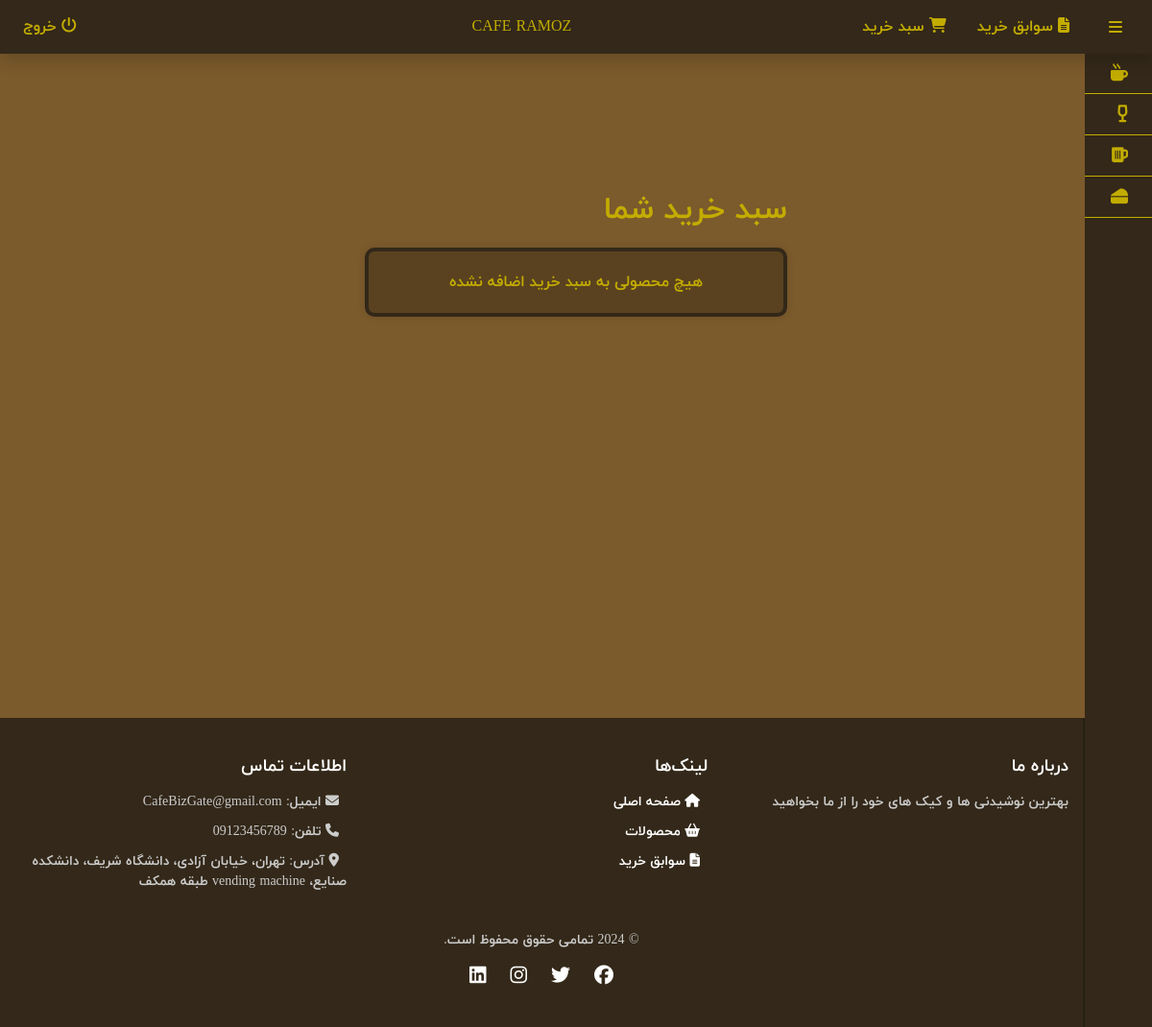
The page /cart/ (signed in) on the database as committed earlier.
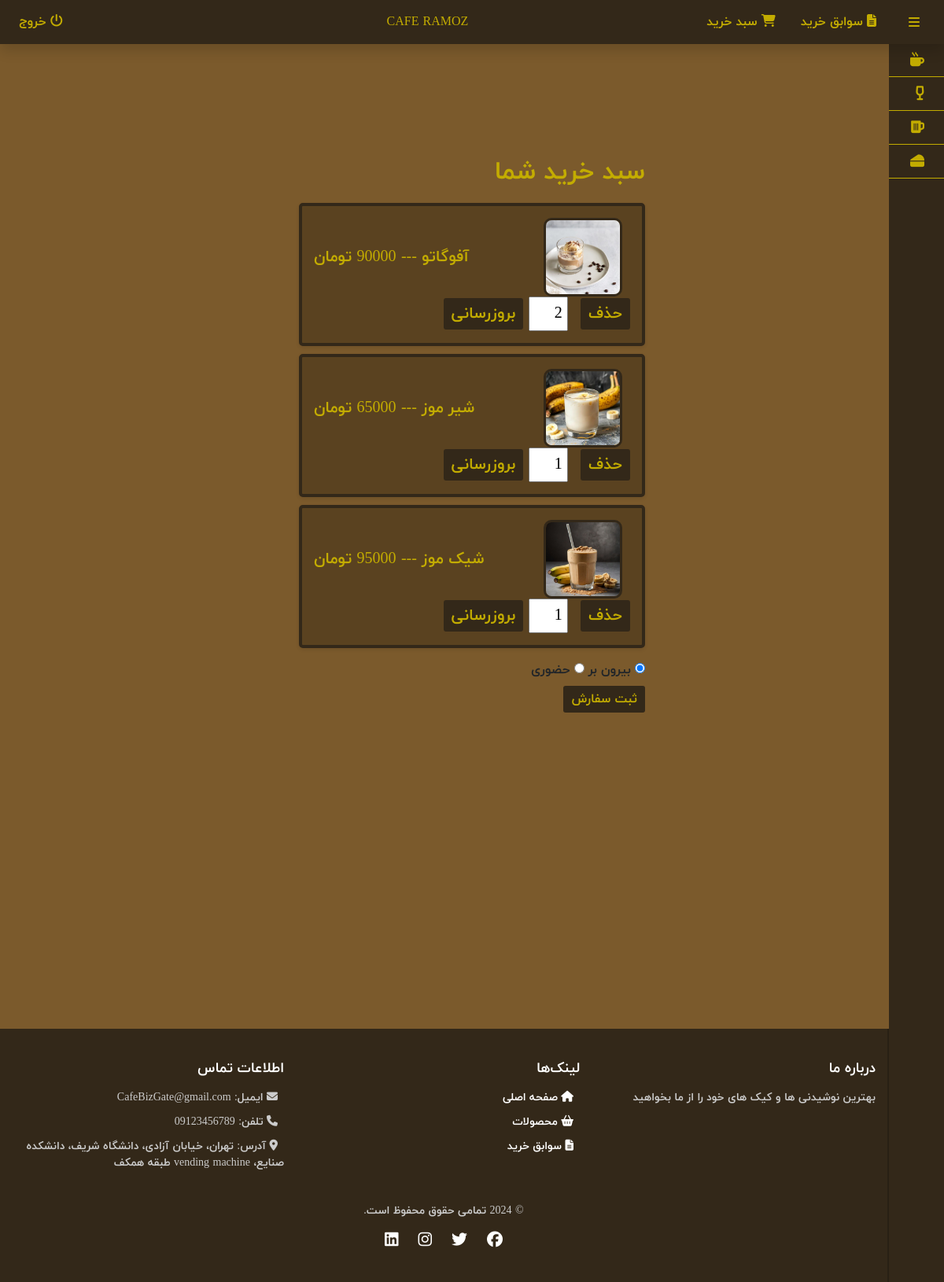
The same page on the database as committed later.
### web/models.py (models this page shows, shortened)
class Orders_Product(models.Model):
    id = models.AutoField(primary_key=True, unique=True)
    orders_order_id = models.ForeignKey(Orders, on_delete=models.CASCADE)
    product_id = models.ForeignKey(Product, on_delete=models.CASCADE)
    quantity = models.PositiveIntegerField(default=1)

class Product(models.Model):
    id = models.AutoField(primary_key=True, unique=True)
    name = models.CharField(max_length=255, unique=True, validators=[RegexValidator(regex="^[a-zA-Z0-9آ-ی ]+$")])
    price = models.IntegerField()
    image = models.ImageField(upload_to='images/')
    COLD_DRINK = 'CD'
    HOT_DRINK = 'HD'
    TEA = 'TI'
    CAKE = 'CK'
    CATEGORY_CHOICES = [
        (COLD_DRINK, 'نوشیدنی سرد'),
        (HOT_DRINK, 'نوشیدنی گرم'),
        (TEA, 'چای و دمنوش'),
        (CAKE, 'کیک'),
    ]
    category = models.CharField(max_length=2, choices=CATEGORY_CHOICES, default=CAKE)

### web/views.py (the view, shortened to what this page needs)
# urls.py: path('cart/', views.cart, name='cart'),
@login_required(login_url='login')
@transaction.atomic
def cart(request):
    user_orders = Orders.objects.filter(username=request.user.custom_user, type=False)
    user_order = user_orders[0] if user_orders.exists() else None
    context = {
        'cart_items': user_order.orders_product_set.all() if user_order else [],
    }
    return render(request, 'cart.html', context)

### web/templates/cart.html (shortened to what this page needs)
{%load static%}
<html lang="en">
<head>
    <link rel="stylesheet" href="https://cdnjs.cloudflare.com/ajax/libs/font-awesome/6.0.0-beta3/css/all.min.css">
    <link rel="stylesheet" href="{% static 'css/bootstrap.fa.min.css'%}">
    <link rel="stylesheet" href="{% static 'css/main.css'%}">
</head>
<body>
    <div class="wrapper hover_collapse">
        <nav class="navbar navbar-expand shadow fixed-top">
            <div class="nav-item" style="margin-right: 15px;">
                <a class="hamburger"><i class="fas fa-bars"></i></a>
            </div>
            <ul class="navbar-nav blocking" style="margin-right: 25px;">
                <li class="nav-item mx-2">
                    <a href="{% url 'order_history' %}" class="nav-link"><i class="fas">	&#xf15c;</i> سوابق خرید</a>
                </li>
                <li class="nav-item mx-2">
                    <a href="{% url 'cart' %}" class="nav-link"><i class="fas">	&#xf07a;</i> سبد خرید</a>
                </li>
            </ul>
            <div class="navbar-nav mr-auto cafe">
                <a href="{% url 'index' %}" class="nav-link">CAFE RAMOZ</a>
              </div>
            <div class="navbar-nav nav-item mr-auto blocking">
                {% if user.is_authenticated %}
                    <a href="{% url 'logout' %}" class="nav-link"><i class="fas">&#xf011;</i> خروج</a>
                {% else %}
                    <a href="{% url 'login' %}" class="nav-link"><i class="fas">&#xf2f6;</i> ورود به حساب کاربری</a>
                {% endif %}
            </div>
        </nav>
            <div class="sidebar">
                <div class="sidebar_inner">
                <ul>
                    <li>
                        <a href="{% url "products_with_category" 'HD' %}">
                            <span class="icon"><i class="fas"> &#xf7b6;</i></span>
                        </a>
                    </li>
                    <li>
                        <a href="{% url "products_with_category" 'CD' %}">
                            <span class="icon"><i class="fas"> &#xf5ce; </i></span>
                        </a>
                    </li>
                    <li>
                        <a href="{% url "products_with_category" 'TI' %}">
                            <span class="icon"><i class="fas"> &#xf0fc;</i></span>
                        </a>
                    </li>
                    <li>
                        <a href="{% url "products_with_category" 'CK' %}">
                            <span class="icon"><i class="fas"> &#xf7ef;</i></span>
                        </a>
                    </li>
                </ul>
                </div>
            </div>
            <div class="sabad-container">
                <div class="sabad">
                    <h2>سبد خرید شما</h2>
                    {% if cart_items %}
                    <ul>
                    {% for item in cart_items %}
                    <li>
                        <img src="{{ item.product_id.image.url }}" alt="{{ item.product_id.name }}">
                        {{ item.product_id.name }} --- {{ item.product_id.price }} تومان
                        <div>
                            <form method="POST" action="{% url 'remove_from_cart' item.product_id.id %}" style="display: inline;">
                                <button type="submit">حذف</button>
                            </form>
                            <form method="POST" class="update-cart-form" action="{% url 'cart' %}" data-url="{% url 'cart' %}" style="display: inline;">
                                <input type="number" name="quantity" value="{{ item.quantity }}" min="1">
                                <button type="submit" name="update_quantity">بروزرسانی</button>
                            </form>
                        </div>
                    </li>
                    {% endfor %}
                    </ul>
                    <form method="POST" action="{% url 'cart' %}" id="place-order-form" >
                        <div>
                            <label>
                                <input type="radio" name="purchase_type" value="TA" checked>
                                بیرون بر
                            </label>
                            <label>
                                <input type="radio" name="purchase_type" value="IS">
                                حضوری
                            </label>
                        </div>
                        <button type="submit" name="place_order">ثبت سفارش</button>
                    </form>
                    {% else %}
                        <p class="empty-cart">هیچ محصولی به سبد خرید اضافه نشده</p>
                    {% endif %}
                </div>
            </div>
            <div style="height: 300px;"></div>
            <footer class="footer" style="background-color: #332819; border-right: #282014 solid 2px;">
                <div class="container">
                    <div class="row">
                        <div class="col-md-4">
                            <h5>درباره ما</h5>
                            <p>بهترین نوشیدنی ها و کیک های خود را از ما بخواهید</p>
                        </div>
                        <div class="col-md-4">
                            <h5>لینک‌ها</h5>
                            <ul class="list-unstyled">
                                <li><a href="{% url 'index' %}"><i class="fas fa-home"></i> صفحه اصلی</a></li>
                                <li><a href="{% url 'products' %}"><i class="fas">&#xf291;</i> محصولات</a></li>
                                <li><a href="{% url 'order_history' %}"><i class="fas">&#xf15c;</i> سوابق خرید</a></li>
                            </ul>
                        </div>
                        <div class="col-md-4">
                            <h5>اطلاعات تماس</h5>
                            <ul class="list-unstyled">
                                <li><i class="fas fa-envelope"></i> ایمیل: CafeBizGate@gmail.com</li>
                                <li><i class="fas fa-phone"></i> تلفن: 09123456789</li>
                                <li><i class="fas fa-map-marker-alt"></i> آدرس: تهران، خیابان آزادی، دانشگاه شریف، دانشکده صنایع، vending machine طبقه همکف</li>
                            </ul>
                        </div>
                    </div>
                    <div class="text-center mt-4">
                        <p>&copy; 2024 تمامی حقوق محفوظ است.</p>
                        <div>
                            <a href="#"><i class="fab fa-facebook fa-lg"></i></a>
                            <a href="#"><i class="fab fa-twitter fa-lg"></i></a>
                            <a href="#"><i class="fab fa-instagram fa-lg"></i></a>
                            <a href="#"><i class="fab fa-linkedin fa-lg"></i></a>
                        </div>
                    </div>
                </div>
            </footer>
    </div>
</body>
</html>

### static/css/main.css (style rules this page uses)
* { font-family: yekan; margin: 0; padding: 0; box-sizing: border-box; list-style: none; text-decoration: none; }
body { background-color: #7b5a2c; }
.navbar { background-color: #332819; }
.sidebar { position: fixed; top: 55px; right: 0; width: 250px; height: 100%; background: #332819; }
.sidebar ul li a { display: block; padding: 12px 25px; border-bottom: 1px solid #c3ac00; color: #c3ac00; text-decoration: none; transition: all 0.4s ease; }
.sidebar ul li a .icon { font-size: 18px; vertical-align: middle; transition: background 0.4s ease; }
.hover_collapse .sidebar { width: 70px; }
.hover_collapse .footer { margin-right:70px; }
.navbar .hamburger { cursor: pointer; color: #c3ac00; }
.nav-link { color:#c3ac00; }
.cafe { margin-left: 10%; }
.footer { margin-right: 250px; background-color: #333; color: #fff; padding: 40px 0; }
.footer h5 { font-size: 18px; margin-bottom: 15px; color: #fff; }
.footer p,.footer ul,.footer li { font-size: 14px; color: #ccc; }
.footer a { color: #fff; text-decoration: none; }
.footer .container { max-width: 1200px; margin: auto; }
.footer .row { display: flex; flex-wrap: wrap; justify-content: space-between; }
.footer ul { padding-left: 0; list-style: none; }
.footer ul li { margin-bottom: 10px; }
.footer ul li i { margin-right: 8px; }
.footer .text-center { text-align: center; margin-top: 40px; }
.footer .text-center a { color: #fff; margin: 0 10px; transition: color 0.2s; }

### web/templates/cart.html (style rules this page uses)
body { font-family: Arial, sans-serif; display: flex; flex-direction: column; min-height: 100vh; margin: 0; }
.wrapper { flex: 1; display: flex; flex-direction: column; }
.sabad-container { margin: 100px 280px 50px; flex: 1; }
.sabad h2 { color: #c3ac00; margin-bottom: 20px; }
.sabad ul { list-style-type: none; padding: 0; }
.sabad li { border: 4px solid #332819; border-radius: 10px; margin: 10px 0; padding: 15px; border-radius: 5px; box-shadow: 0 2px 5px rgba(0, 0, 0, 0.1); background-color: #5a4220; display: flex; justify-content: space-between; align-items: center; flex-wrap: wrap; color: #c3ac00; font-size: 20px; }
.sabad li img { width: 100px; height: 100px; margin-right: 10px; border: 3px solid #332819; border-radius: 10px; }
.sabad button { color: #c3ac00; background-color: #332819; border: none; padding: 5px 10px; border-radius: 3px; cursor: pointer; }
.sabad input[type="number"] { width: 50px; padding: 5px; margin-right: 10px; }
@media (max-width: 1200px) { .sabad { margin: 100px 100px 50px; } }

Rows that differ between the two databases and show on the page:
added Orders_Product: product_id.image (picture), product_id.name "آفوگاتو", quantity "2"
added Orders_Product: product_id.image (picture), product_id.name "شیر موز", quantity "1"
added Orders_Product: product_id.image (picture), product_id.name "شیک موز", quantity "1"
Other text that changed with them:
form field purchase_type: (not shown) → "☑ بیرون بر"
form field purchase_type: (not shown) → "☐ حضوری"
text no longer shown: "هیچ محصولی به سبد خرید اضافه نشده"
text now shown: "بیرون بر حضوری ثبت سفارش"
